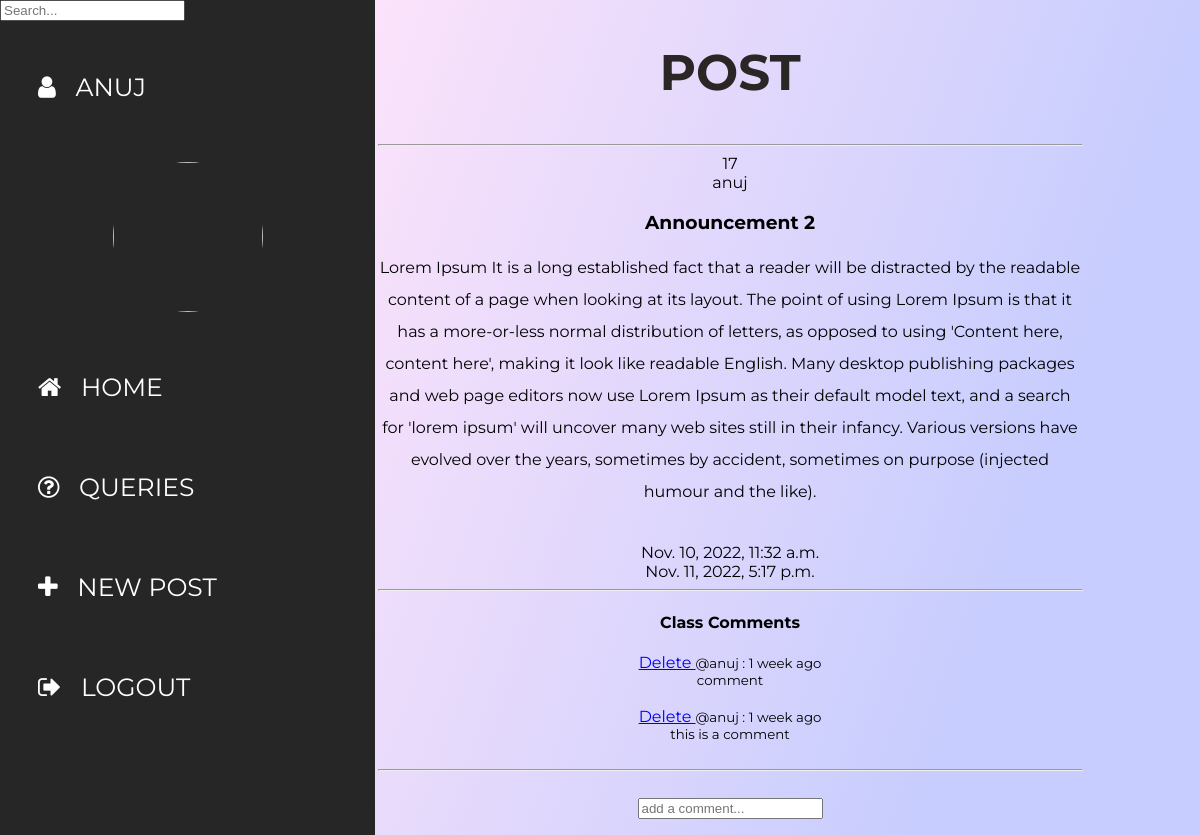
The app's page /post/17/ (signed in) with its own data.
### home/models.py (models this page shows, shortened)
class Post(models.Model):
    author = models.ForeignKey(User, on_delete=models.CASCADE, null=True)
    title = models.CharField(max_length=200)
    description = models.TextField(null=True, blank=True)
    file = models.FileField(null=True, blank=True, upload_to='files/')
    created = models.DateTimeField(auto_now_add=True)
    branch = models.CharField(max_length=6, choices=BRANCH, default='all')
    year = models.CharField(max_length=6, choices=YEAR, default='all')
    updated = models.DateTimeField(auto_now=True)
    class Meta:
        ordering = ['-updated', '-created']

class Comments(models.Model):
    author = models.ForeignKey(User, on_delete=models.CASCADE, null=True)
    post = models.ForeignKey(Post, on_delete=models.CASCADE)
    body = models.TextField()
    created = models.DateTimeField(auto_now_add=True)
    updated = models.DateTimeField(auto_now=True)
    class Meta:
        ordering = ['-updated', '-created']

### home/views.py (the view, shortened to what this page needs)
# urls.py: path('post/<str:pid>/', views.post, name='post'),
@login_required(login_url='login')
def post(request, pid):
    post = Post.objects.get(id=pid)
    comments = post.comments_set.all()
    context = {'post' : post, 'comments' : comments}
    return render(request, 'home/post.html', context)

### home/templates/home/post.html (shortened to what this page needs)
{% extends 'index.html' %}
{% block content %}
<head>
</head>
<div class="wrapper">
    <div class="section">
        <div class="box-area">
            <h2 style="color: #2b2626">Post</h2>
            <hr>
            {{ post.id }} <br>
            {{ post.author }} <br>
            <h3>{{ post.title }} </h3>
            {{ post.description|linebreaks }} <br>
            {{ post.created }} <br>
            {{ post.updated }} <br>
            <hr>
            <div class="comments">
                <h4>Class Comments</h3>
                    {% for comment in comments %}
                    <div>
                        {% if comment.author == request.user %}
                        <a href="{% url 'delete-comment' comment.id %}"> Delete </a>
                        {% endif %}
                        <small>
                            @{{ comment.author }} : {{ comment.created|timesince }} ago <br>
                            {{ comment.body }}
                        </small>
                    </div>
                    <br>
                    {% endfor %}
            </div>
            <hr> <br>
            <div class="comment-form">
                <form method="POST" action="">
                    <input type="text" name="body" placeholder="add a comment...">
                </form>
            </div>
        </div>
    </div>
</div>
{% endblock content %}

### templates/sidebar.html (shortened to what this page needs)
{% load static %}
<link href="https://cdnjs.cloudflare.com/ajax/libs/font-awesome/4.7.0/css/font-awesome.css" rel="stylesheet">
<link rel="stylesheet" href="{% static 'styles/sidebar.css' %}">
{% if request.user.is_authenticated %}
<nav>
    <ul>
        <form method="GET" action="{% url 'home' %}">
            <input type="text" , name="q" , placeholder="Search...">
        </form>
        <li>
            <a href="/"><i class="fa fa-user"></i>   {{ request.user.first_name }}</a>
        </li>
        <li class="logo"><img alt=""
                src="https://upload.wikimedia.org/wikipedia/en/a/ae/Devi_Ahilya_Vishwavidyalaya_Logo.png">
        </li>
        <li>
            <a href="/"><i class="fa fa-home"></i>   home</a>
        </li>
        <li>
            <a href="/queries"><i class="fa fa-question-circle-o" aria-hidden="true"></i>   queries</a>
        </li>
        {% if request.user.is_staff %}
        <li>
            <a href="/new-post"><i class="fa fa-plus" aria-hidden="true"></i>   new post</a>
        </li>
        {% endif %}
        <li>
            <a href="/logout"><i class="fa fa-sign-out"></i>   Logout</a>
        </li>
    </ul>
</nav>
{% endif %}

### static/styles/sidebar.css (style rules this page uses)
nav ul { margin: 0; padding: 0; height: 100%; width: 375px; position: fixed; top: 0; left: 0; background-color: #262626; }
nav ul li { list-style: none; }
nav ul li a { display: block; font-family: 'Montserrat', sans-serif; text-decoration: none; text-transform: uppercase; font-size: 25px; color: #fff; position: relative; padding: 35px 0 35px 38px; }
nav ul li a:before { content: ''; position: absolute; top: 0px; right: 0px; width: 0%; height: 100%; background: #e3e9f7; border-radius: 40px 0px 0px 40px; z-index: -1; transition: all 300ms ease-in-out; }
.wrapper { margin-left: 260px; }
.section { display: grid; place-items: center; min-height: 100vh; text-align: center; }
.box-area h2 { text-transform: uppercase; font-size: 50px; }
.box-area p { line-height: 2; }
.box-area { width: 75%; }
.logo { width: 150px; height: 150px; border-radius: 50%; overflow: hidden; margin: 25px auto; }
.logo img { width: 100%; }

### records on screen
Post: id "17", author "anuj", title "Announcement 2", description "Lorem Ipsum It is a long established fact that a reader will be distracted by the readable content of a page when looking at its layout. The point of using Lorem Ipsum is that it has a more-or-less normal distribution of letters, as opposed to using 'Content here, content here', making it look like readable English. Many desktop publishing packages and web page editors now use Lorem Ipsum as their default model text, and a search for 'lorem ipsum' will uncover many web sites still in their infancy. Various versions have evolved over the years, sometimes by accident, sometimes on purpose (injected humour and the like).", created "Nov. 10, 2022, 11:32 a.m.", updated "Nov. 11, 2022, 5:17 p.m."
Comments: shows "Delete", author "anuj", created "1 week", body "comment"
Comments: shows "Delete", author "anuj", created "1 week", body "this is a comment"

### other values on screen
{{ request.user.first_name }} "ANUJ"
